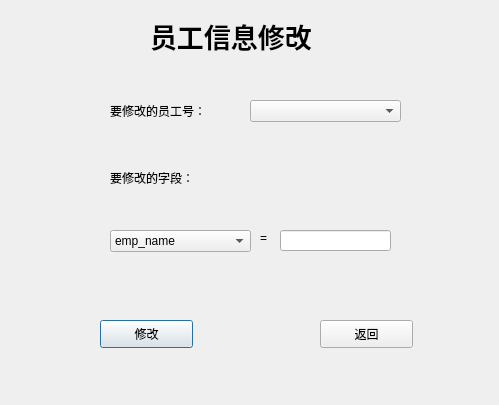
<?xml version="1.0" encoding="UTF-8"?>
<ui version="4.0">
 <class>PersonnelUpdata</class>
 <widget class="QDialog" name="PersonnelUpdata">
  <property name="geometry">
   <rect>
    <x>0</x>
    <y>0</y>
    <width>499</width>
    <height>405</height>
   </rect>
  </property>
  <property name="windowTitle">
   <string>员工信息修改</string>
  </property>
  <widget class="QLabel" name="label">
   <property name="geometry">
    <rect>
     <x>150</x>
     <y>0</y>
     <width>231</width>
     <height>71</height>
    </rect>
   </property>
   <property name="font">
    <font>
     <pointsize>20</pointsize>
     <weight>75</weight>
     <bold>true</bold>
    </font>
   </property>
   <property name="text">
    <string>员工信息修改</string>
   </property>
  </widget>
  <widget class="QLabel" name="label_2">
   <property name="geometry">
    <rect>
     <x>110</x>
     <y>100</y>
     <width>131</width>
     <height>21</height>
    </rect>
   </property>
   <property name="text">
    <string>要修改的员工号：</string>
   </property>
  </widget>
  <widget class="QComboBox" name="comboBox">
   <property name="geometry">
    <rect>
     <x>250</x>
     <y>100</y>
     <width>151</width>
     <height>22</height>
    </rect>
   </property>
  </widget>
  <widget class="QLabel" name="label_3">
   <property name="geometry">
    <rect>
     <x>110</x>
     <y>170</y>
     <width>111</width>
     <height>16</height>
    </rect>
   </property>
   <property name="text">
    <string>要修改的字段：</string>
   </property>
  </widget>
  <widget class="QComboBox" name="comboBox_2">
   <property name="geometry">
    <rect>
     <x>110</x>
     <y>230</y>
     <width>141</width>
     <height>22</height>
    </rect>
   </property>
   <item>
    <property name="text">
     <string>emp_name</string>
    </property>
   </item>
   <item>
    <property name="text">
     <string>emp_xl</string>
    </property>
   </item>
   <item>
    <property name="text">
     <string>emp_gender</string>
    </property>
   </item>
   <item>
    <property name="text">
     <string>emp_birthday</string>
    </property>
   </item>
   <item>
    <property name="text">
     <string>emp_hometown</string>
    </property>
   </item>
   <item>
    <property name="text">
     <string>emp_couniry</string>
    </property>
   </item>
   <item>
    <property name="text">
     <string>emp_nation</string>
    </property>
   </item>
   <item>
    <property name="text">
     <string>emp_id</string>
    </property>
   </item>
  </widget>
  <widget class="QLabel" name="label_4">
   <property name="geometry">
    <rect>
     <x>260</x>
     <y>230</y>
     <width>31</width>
     <height>16</height>
    </rect>
   </property>
   <property name="text">
    <string>=</string>
   </property>
  </widget>
  <widget class="QLineEdit" name="a">
   <property name="geometry">
    <rect>
     <x>280</x>
     <y>230</y>
     <width>111</width>
     <height>21</height>
    </rect>
   </property>
  </widget>
  <widget class="QPushButton" name="pushButton">
   <property name="geometry">
    <rect>
     <x>100</x>
     <y>320</y>
     <width>93</width>
     <height>28</height>
    </rect>
   </property>
   <property name="text">
    <string>修改</string>
   </property>
  </widget>
  <widget class="QPushButton" name="pushButton_2">
   <property name="geometry">
    <rect>
     <x>320</x>
     <y>320</y>
     <width>93</width>
     <height>28</height>
    </rect>
   </property>
   <property name="text">
    <string>返回</string>
   </property>
  </widget>
 </widget>
 <resources/>
 <connections/>
</ui>
